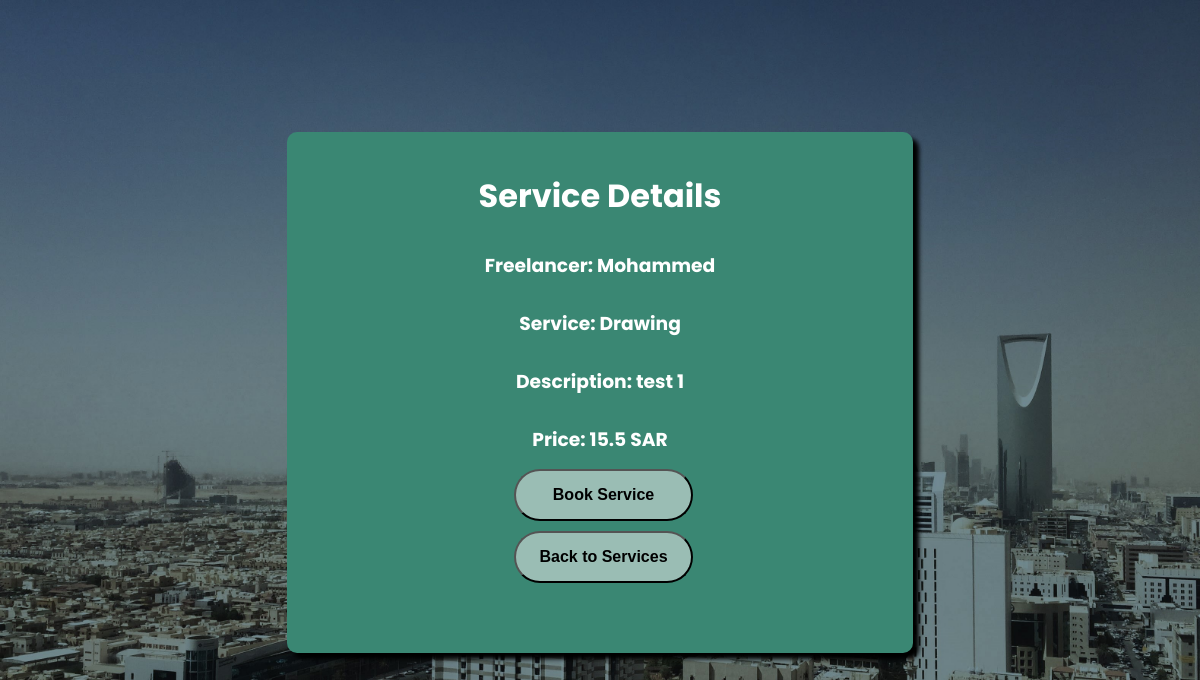
/saham/ShowService/Drawing/000001, run on the app's committed database.
### sahamapp/models.py (models this page shows)
class Service(models.Model):
    serviceId = models.CharField(max_length=6, primary_key=True)
    name = models.CharField(max_length=32, validators=[MinLengthValidator(3)])
    description = models.CharField(max_length=500)
    price = models.FloatField()
    freelancer = models.ForeignKey(Freelancer, on_delete=models.CASCADE, related_name='services')

class Freelancer(models.Model):
    freelancerId = models.CharField(max_length=6,primary_key=True)
    email = models.EmailField(max_length=256,unique=True)
    password = models.CharField(max_length=32, validators=[MinLengthValidator(6)])
    description = models.CharField(max_length=500)
    name = models.CharField(max_length=32, validators=[MinLengthValidator(3)])
    phonenumber = models.CharField(max_length=10, validators=[MinLengthValidator(10)])

### sahamapp/views.py (the view)
# urls.py: path("ShowService/<str:username>/<str:serviceId>" , views.showService, name='showService'),
def showService(request, username, serviceId):
    service = Service.objects.filter(serviceId=serviceId)[0]
    if request.method == "POST":
        Customer.objects.get(userName=username).bookedServices.add(service)
        return redirect(reverse('sahamapp:bookedServices', kwargs = {'username': username}))
    return render(request, 'sahamapp/showService.html', {'username': username, 'service':service})

### sahamapp/templates/sahamapp/showService.html (shortened to what this page needs)
{% extends 'sahamapp/layout.html' %}
{% load static %}
{% block body %}
<div class="showService-container" id="show-services" >
    <h1 class="details-heading" id="service-details">Service Details</h1>
    <h3 class="details-heading">Freelancer: {{service.freelancer.name}}</h3>
    <h3 class="details-heading">Service: {{service.name}}</h3>
    <h3 class="details-heading">Description: {{service.description}}</h3>
    <h3 class="details-heading">Price: {{service.price}} SAR</h3>
        <div class="btn-container">
    <form class="form-el" id="editServiceForm" novalidate action="{% url 'sahamapp:showService' username service.serviceId %}" method="post">
    <div class="btn-divs">
    <button class="btn button-center-service" type="submit">Book Service</button>
    <a href="{% url 'sahamapp:showServices' username %}">
        <button class="btn button-center-service" type="button">Back to Services</button>
    </a>
    </div>
    </form>
        </div>
</div>
{% endblock %}

### sahamapp/static/sahamapp/index.css (style rules this page uses)
body { background-image: url('images/643c06b56dea095d51413d5d_Riyadh-Saudi-Arabia-Center-Cityscape-Alternative-Spots.jpg'); background-size: cover; font-family: "Poppins", sans-serif; }
.register-container,.login-container,.edit-container,.addService-container,.editService-container,.service-container,.services-container,.showService-container { width: 626px; height: 772px; background-color: #3A8773; margin: 132px auto; border-radius: 10px; box-shadow: 6px 6px 4px black; }
#show-services { height: 100%; }
#service-details { padding-top: 40px; }
.details-heading { padding: 5px; color: #FFF; text-align: center; }
.form-el { display: flex; flex-direction: column; width: 432px; margin: 60px auto; }
::placeholder { color: #ffffff9c; font-size: 16px; }
.btn-container { margin: 50px auto; display: flex; gap: 50px; }
.btn { width: 179px; height: 52px; font-size: 16px; font-weight: bold; border-radius: 40px; background: rgba(235, 235, 235, 0.54); }
.button-center-service { margin-left: 130px; margin-bottom: 10px; }
.btn-divs { margin-top: -100px; }

### data on the page
Service: freelancer.name "Mohammed", name "Drawing", description "test 1", price "15.5"
